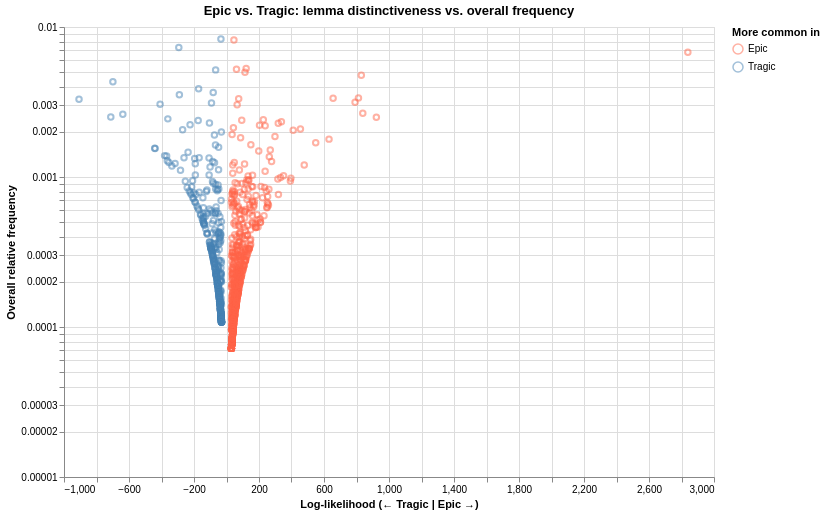

The notebook cell this image was saved under:
### Code cell
alt.Chart(epic_tragedy_plot_df).mark_point(opacity=0.5, size=30).encode(
    x=alt.X("log_likelihood:Q", title="Log-likelihood (← Tragic | Epic →)"),
    y=alt.Y(
        "relative_frequency:Q",
        title="Overall relative frequency",
        scale=alt.Scale(type="log"),
    ),
    color=alt.Color(
        "register:N",
        scale=alt.Scale(domain=["Epic", "Tragic"], range=["tomato", "steelblue"]),
        legend=alt.Legend(title="More common in"),
    ),
    tooltip=["lemma:N", "log_likelihood:Q", "relative_frequency:Q"],
).properties(
    title="Epic vs. Tragic: lemma distinctiveness vs. overall frequency",
    width=650,
    height=450,
)

### Figure 1 — Vega-Lite specification as saved in the notebook (floating-point values rounded to 4 significant figures; data arrays with more than 128 entries replaced by an {"elided": "..."} marker saying what was removed)
{"config": {"view": {"continuousWidth": 300, "continuousHeight": 300}}, "data": {"name": "data-0dcc25b89ea4b2e4ecaef04d3c3d1ebc"}, "mark": {"type": "point", "opacity": 0.5, "size": 30}, "encoding": {"color": {"field": "register", "legend": {"title": "More common in"}, "scale": {"domain": ["Epic", "Tragic"], "range": ["tomato", "steelblue"]}, "type": "nominal"}, "tooltip": [{"field": "lemma", "type": "nominal"}, {"field": "log_likelihood", "type": "quantitative"}, {"field": "relative_frequency", "type": "quantitative"}], "x": {"field": "log_likelihood", "title": "Log-likelihood (← Tragic | Epic →)", "type": "quantitative"}, "y": {"field": "relative_frequency", "scale": {"type": "log"}, "title": "Overall relative frequency", "type": "quantitative"}}, "height": 450, "title": "Epic vs. Tragic: lemma distinctiveness vs. overall frequency", "width": 650, "$schema": "https://vega.github.io/schema/vega-lite/v6.4.1.json", "datasets": {"data-0dcc25b89ea4b2e4ecaef04d3c3d1ebc": {"elided": "934 records"}}}
